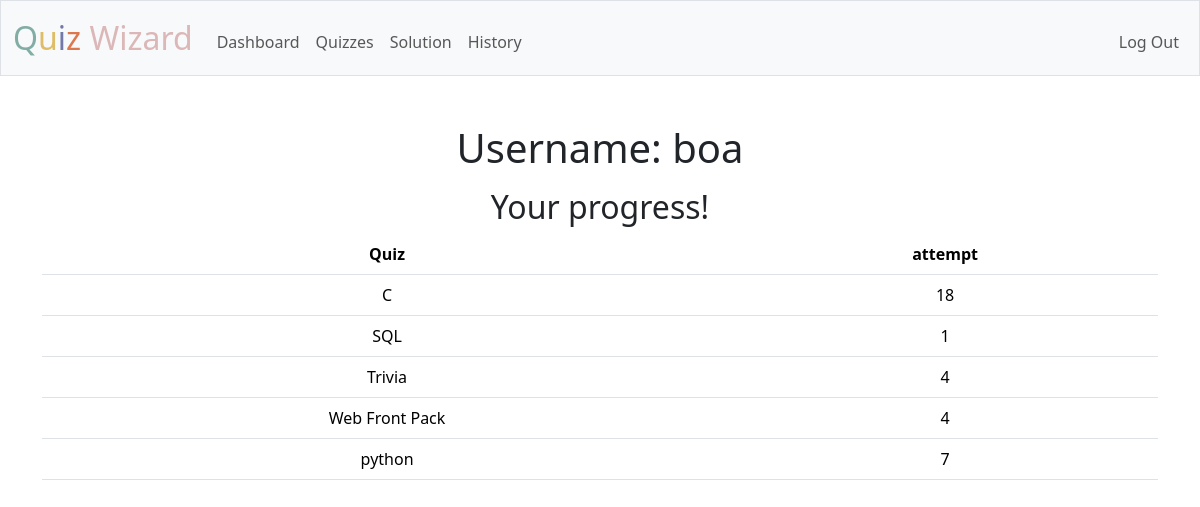
The app's page /dashboard (signed in) with its own data.
### tables this page shows
CREATE TABLE users (
id integer primary key autoincrement not null,
username text not null,
hash text not null);

CREATE TABLE quizy (
user_id integer not null,
quiz text not null,
attempt integer default 1,
time datetime default current_timestamp,
foreign key(user_id) references users(id) );

### app.py (the view)
@app.route("/dashboard", methods=["GET","POST"])
def dashboard():
    user_id = session["user_id"]
    _ = db.execute("select username from users where id = ?", user_id)
    name = _[0]["username"]
    data = db.execute("select quiz, sum(attempt) as attempt from quizy where user_id = ? group by quiz", user_id)
    return render_template("dasnboard.html", name=name, data=data)

### app.py (called while the page is built)
@app.after_request
def after_request(response):
    response.headers["Cache-Control"] = "no-cache, no-store, must-revalidate"
    response.headers["Expires"] = 0
    response.headers["Pragma"] = "no-cache"
    return response

### templates/dasnboard.html (shortened to what this page needs)
{% extends "layout.html" %}
{% block main %}
    <h1>Username: {{name}}</h1>
    <h2>Your progress!</h2>
    <table class="table">
        <thead>
            <tr>
                <th scope="col">Quiz</th>
                <th scope="col">attempt</th>
            </tr>
        </thead>
        <tbody>
            {% for record in data %}
                <tr>
                    <td>{{ record["quiz"] }}</td>
                    <td>{{ record["attempt"] }}</td>
                </tr>
            {% endfor %}
        </tbody>
    </table>
{% endblock %}

### records on screen
users: username "boa"
quizy: quiz "SQL", attempt "1"

### other values on screen
{{ record["quiz"] }} "C" "Trivia" "Web Front Pack" "python"
{{ record["attempt"] }} "18" "4" "4" "7"
